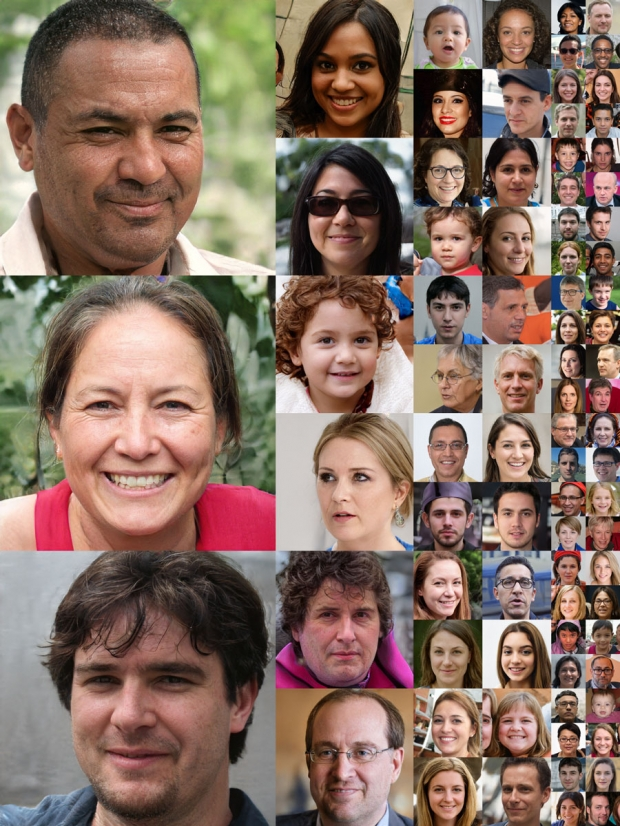
#> input picture Detecting face/images/faces.jpg, 620 x 826 px, given in place of the camera
$ python eyetracking.py --face haarcascade_frontalface_default.xml --eye haarcascade_eye.xml
#> lines starting #> are read from the running program, lines starting #| are printed output that depends on the picture; after the words box and inside, x2 and y2 are one past the last pixel; in counts of white or black regions, pixels touching at a corner belong together
### Detecting face/pyimagesearch/eyetracker.py
import cv2

class EyeTracker:
    def __init__(self, faceCascadePath, eyeCascadePath):
        self.faceCascade = cv2.CascadeClassifier(faceCascadePath)
        self.eyeCascade = cv2.CascadeClassifier(eyeCascadePath)
        # 얼굴인식과 눈을 인식하는 파일의 경로를 받아옴
    def track(self, image):
        faceRects = self.faceCascade.detectMultiScale(image, scaleFactor=1.1, minNeighbors=5, minSize=(30, 30), flags=cv2.CASCADE_SCALE_IMAGE)
        # 시작 x, y와 width, height
        rects = []
        for(fX, fY, fW, fH) in faceRects:
            faceROI = image[fY: fY + fH, fX: fX + fW] # 얼굴부분만 슬라이싱한 이미지
            rects.append((fX, fY, fX + fW, fY + fH))
            eyeRects = self.eyeCascade.detectMultiScale(faceROI, scaleFactor=1.1, minNeighbors=10, minSize=(20, 20), flags=cv2.CASCADE_SCALE_IMAGE)

            for(eX, eY, eW, eH) in eyeRects:
                rects.append((fX + eX, fY + eY, fX + eX + eW, fY + eY + eH))
                # 눈을 감싸는 사각형
        return rects

### Detecting face/eyetracking.py
from pyimagesearch.eyetracker import EyeTracker
import imutils
import argparse
import cv2
ap = argparse.ArgumentParser()
ap.add_argument("-f", "--face", required=True, help="path to where the face cascade resides")
ap.add_argument("-e", "--eye", required=True, help="path to where the eye cascade resides")
ap.add_argument("-v", "--video", help="path to the (optional) video file")
args = vars(ap.parse_args())
et = EyeTracker(args["face"], args["eye"])
if not args.get("video", False):
    camera = cv2.VideoCapture(0)
else:
    camera = cv2.VideoCapture(args["video"])
while True:
    (grabbed, frame) = camera.read()
#> frame is the input picture: shape (826, 620, 3); mean B, G, R 99.8, 112, 136.2
    if args.get("video") and not grabbed:
        break
    frame = imutils.resize(frame, width=300)
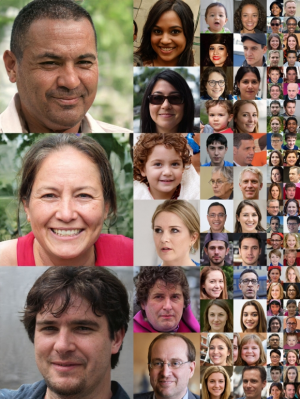
#> frame: shape (399, 300, 3); mean B, G, R 99.8, 112, 136.2
    gray = cv2.cvtColor(frame, cv2.COLOR_BGR2GRAY)
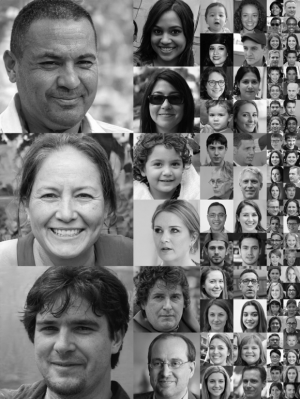
#> gray: shape (399, 300); min 0, max 253, mean 117.8
    rects = et.track(gray)
#> in track, `faceRects = self.faceCascade.detectMultiScale(image, scaleFactor=1.1, ..`: faceRects = [[141, 210, 53, 53], [142, 343, 51, 51], [142, 80, 48, 48], [142, 13, 49, 49], [139, 143, 54, 54], [140, 277, 53, 53], [20, 159, 93, 93], [19, 26, 96, 96], [21, 295, 89, 89]]
#> the loop in track, `for(fX, fY, fW, fH) in faceRects:` made 9 passes
#> pass 1, in track, `faceROI = image[fY: fY + fH, fX: fX + fW]`:
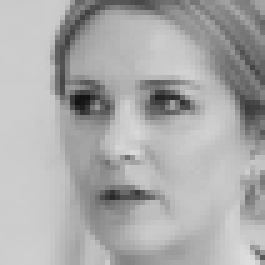
#> faceROI: shape (53, 53) (shown 5 times larger); min 19, max 221, mean 170.9
#> pass 2, in track, `faceROI = image[fY: fY + fH, fX: fX + fW]`:
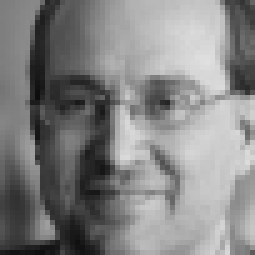
#> faceROI: shape (51, 51) (shown 5 times larger); min 13, max 224, mean 131.4
#> pass 3, in track, `faceROI = image[fY: fY + fH, fX: fX + fW]`:
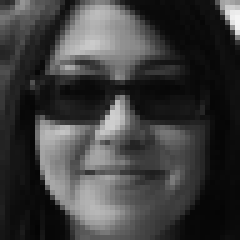
#> faceROI: shape (48, 48) (shown 5 times larger); min 4, max 245, mean 61.6
#> after the loop in track, `for(fX, fY, fW, fH) in faceRects:`:
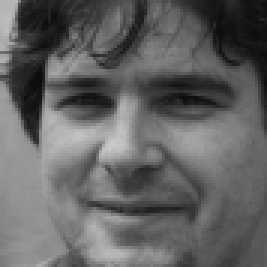
#> faceROI: shape (89, 89) (shown 3 times larger); min 11, max 203, mean 98.5
#> after the loop in track, `for(fX, fY, fW, fH) in faceRects:`: rects = [(141, 210, 194, 263), (142, 343, 193, 394), (142, 80, 190, 128), (142, 13, 191, 62), (139, 143, 193, 197), (140, 277, 193, 330), (20, 159, 113, 252), (19, 26, 115, 122), (21, 295, 110, 384)]
    for rect in rects:
        cv2.rectangle(frame, (rect[0], rect[1]), (rect[2], rect[3]), (0, 255, 0), 2)
#> this loop made 9 passes
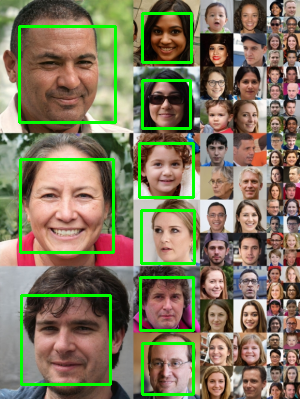
#> frame: shape (399, 300, 3); 5.84% of pixels changed, all inside (x1, y1, x2, y2) = (18, 12, 196, 396)
    cv2.imshow("Tracking", frame)
    if cv2.waitKey(1) & 0xFF == ord("q"):
#> (key q is pressed here)
        break
camera.release()
cv2.destroyAllWindows()
